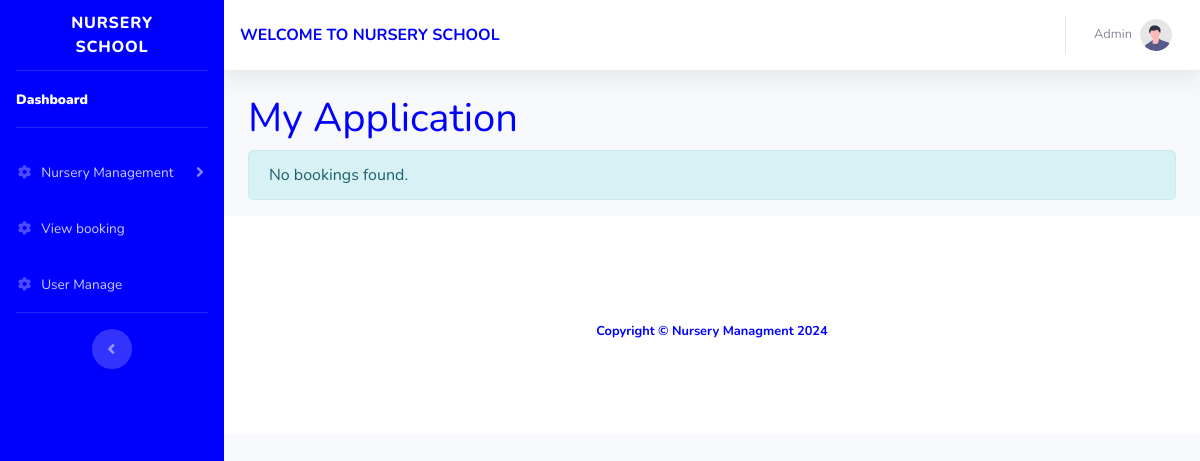
Page /Pages/user-bookings.php (signed in) on the earlier database version.
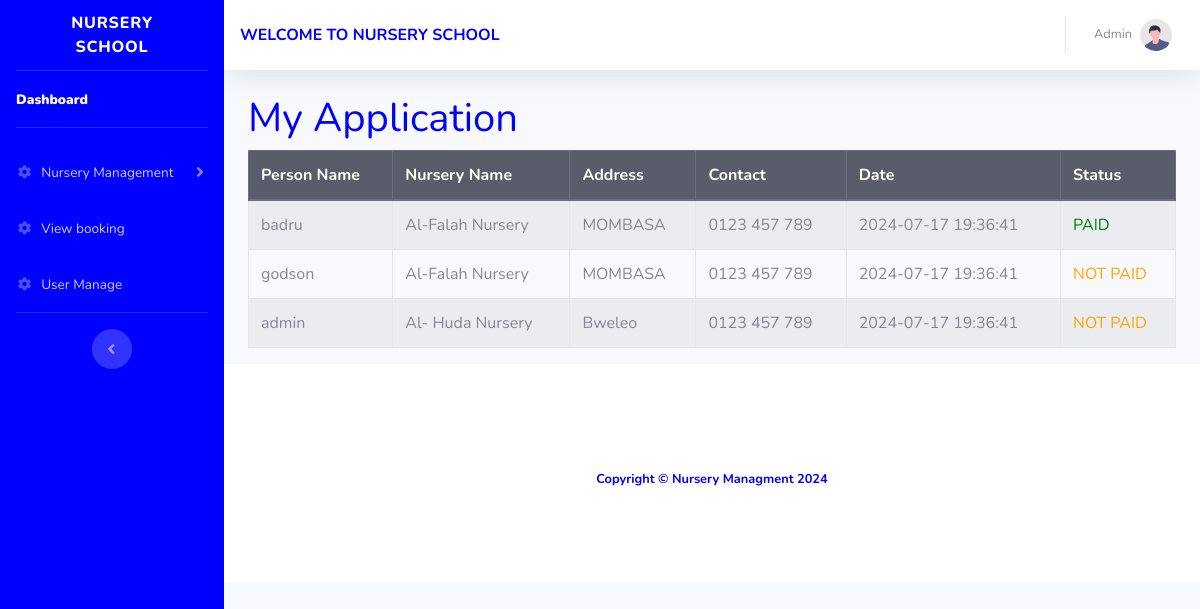
Same page on the later database version.
### tables this page shows
CREATE TABLE `booking` (
  `booking_id` int(11) NOT NULL,
  `user_id` int(11) NOT NULL,
  `nursery_id` int(11) NOT NULL,
  `name` varchar(50) NOT NULL,
  `date` date NOT NULL,
  `status` int(11) NOT NULL,
  `phone` int(100) NOT NULL
);

CREATE TABLE `nursery` (
  `nursery_id` int(11) NOT NULL,
  `nursery_name` varchar(100) NOT NULL,
  `address` varchar(255) NOT NULL,
  `contact_information` varchar(100) NOT NULL,
  `staff_id` int(100) NOT NULL,
  `img` varchar(100) NOT NULL
);

CREATE TABLE `user` (
  `user_id` int(11) NOT NULL,
  `full_name` varchar(50) NOT NULL,
  `date` timestamp NOT NULL DEFAULT current_timestamp() ON UPDATE current_timestamp(),
  `street_name` varchar(100) NOT NULL,
  `phone` varchar(100) NOT NULL,
  `email` varchar(100) NOT NULL,
  `role` int(11) NOT NULL,
  `password` varchar(255) NOT NULL
);

### assets/handler/fetch_users_booking.php (the view, shortened to what this page needs)
<?php
require_once('connection.php');
$user_id = $_SESSION['id'];
$query = "SELECT * FROM booking, nursery, user WHERE nursery.nursery_id = booking.nursery_id and user.user_id = booking.user_id and booking.user_id = $user_id";
$result = $conn->query($query);
if ($result->num_rows > 0) {
    echo '
    <table class="table table-striped table-bordered">
        <thead class="thead-dark">
            <tr>
                <th>Person Name</th>
                <th>Nursery Name</th>
                <th>Address</th>
                <th>Contact</th>
                <th>Date</th>
                <th>Status</th>
            </tr>
        </thead>
        <tbody>';
    while ($row = $result->fetch_assoc()) {
        $status_text = $row['status'] > 0 ? 'PAID' : 'NOT PAID';
        $status_color = $row['status'] > 0 ? 'green' : 'orange';
        echo '
        <tr>
            <td>' . htmlspecialchars($row['name']) . '</td>
            <td>' . htmlspecialchars($row['nursery_name']) . '</td>
            <td>' . htmlspecialchars($row['address']) . '</td>
            <td>' . htmlspecialchars($row['phone']) . '</td>
            <td>' . htmlspecialchars($row['date']) . '</td>
            <td style="color: ' . htmlspecialchars($status_color) . ';">' . htmlspecialchars($status_text) . '</td>
        </tr>';
    }
    echo '
        </tbody>
    </table>';
} else {
    echo '<div class="alert alert-info" role="alert">No bookings found.</div>';
}
?>

Differences in the rows shown:
added booking: name "badru", nursery.nursery_name "Al-Falah Nursery", nursery.address "MOMBASA", user.phone "0123 457 789", user.date "2024-07-17 19:36:41", status "PAID"
added booking: name "godson", nursery.nursery_name "Al-Falah Nursery", nursery.address "MOMBASA", user.phone "0123 457 789", user.date "2024-07-17 19:36:41", status "NOT PAID"
added booking: name "admin", nursery.nursery_name "Al- Huda Nursery", nursery.address "Bweleo", user.phone "0123 457 789", user.date "2024-07-17 19:36:41", status "NOT PAID"
Other differences:
text no longer shown: "No bookings found."
text now shown: "Person Name Nursery Name Address Contact Date Status"
